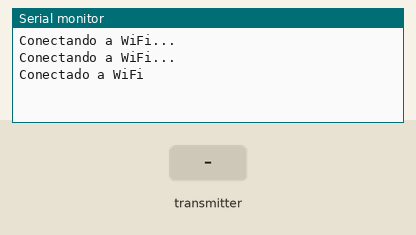
Recording of a sketch running on a simulated ESP8266 (NodeMCU). On the bench: the last lines printed to the serial monitor. The inputs (shaded band) are chosen by the test bench. WiFi joins after 1.5 s; servers stay silent unless stated; uploads are accepted with an empty reply; no radio packets arrive unless stated.

Above: at 3.2 s.
3.3 s: the transmitter starts sending humidity1 = 0
At 3.49 s:
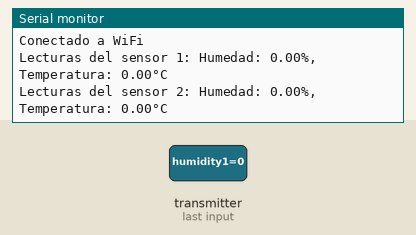
4.8 s: the transmitter starts sending temperature1 = 25
7.8 s: the transmitter starts sending humidity2 = 25
At 8.24 s:
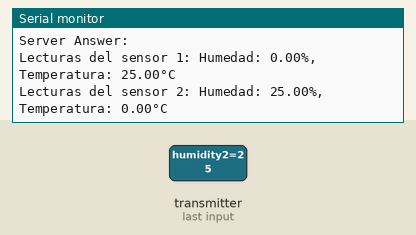
9.3 s: the transmitter starts sending temperature2 = 25
At 9.65 s:
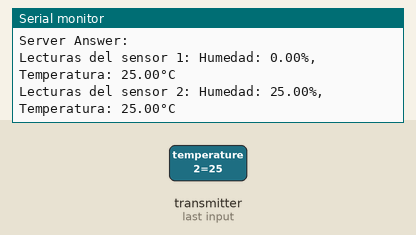

The sketch:

Receptor.ino
```cpp
#include <ESP8266WiFi.h>
#include <ESP8266HTTPClient.h>
#include <RF24.h>

const char* ssid = "TIGO-FC99";
const char* password = "2NB144203115"; // Reemplaza con tu contraseña
const char* server = "http://telemsebas-0a07559143b3.herokuapp.com/subirdatos.php";
RF24 radio(2, 4);  // Utiliza los pines D2 y D4 para CE y CSN respectivamente

struct DataPacket {
  float humidity1;
  float temperature1;
  float humidity2;
  float temperature2;
};

void setup() {
  Serial.begin(9600);

  WiFi.begin(ssid, password);
  while (WiFi.status() != WL_CONNECTED){
    delay(1000);
    Serial.println("Conectando a WiFi...");
  }
  Serial.println("Conectado a WiFi");

  if (!radio.begin()) {
    Serial.println("Error al iniciar la radio NRF24");
    while (1);
  }

  radio.openReadingPipe(1, 0xF0F0F0F0E1LL); // Dirección del canal de comunicación
  radio.startListening();
}

void loop() {
  if (radio.available()) {
    DataPacket dataPacket;
    radio.read(&dataPacket, sizeof(dataPacket));

    Serial.print("Lecturas del sensor 1: ");
    Serial.print("Humedad: ");
    Serial.print(dataPacket.humidity1);
    Serial.print("%, Temperatura: ");
    Serial.print(dataPacket.temperature1);
    Serial.println("°C");

    Serial.print("Lecturas del sensor 2: ");
    Serial.print("Humedad: ");
    Serial.print(dataPacket.humidity2);
    Serial.print("%, Temperatura: ");
    Serial.print(dataPacket.temperature2);
    Serial.println("°C");

    // Crear cliente HTTP para la solicitud POST al servidor
    WiFiClient client;
    HTTPClient http;

    String url = String(server);
    http.begin(client, url);

    http.addHeader("Content-Type", "application/x-www-form-urlencoded");

    // Ajustar el nombre del campo y la asignación según tu base de datos
    String postBody = "&humedad_1=" + String(dataPacket.humidity1) +
                      "&temperatura_1=" + String(dataPacket.temperature1) +
                      "&humedad_2=" + String(dataPacket.humidity2) +
                      "&temperatura_2=" + String(dataPacket.temperature2);

    int httpCode = http.POST(postBody);

    if (httpCode > 0) {
      String payload = http.getString();
      Serial.println("Server Answer:");
      Serial.println(payload);
    } else {
      Serial.printf("Error en la solicitud HTTP %d\n", httpCode);
    }

    http.end();
  }
}
```

Measured:
- after the input at 3.3 s, the serial monitor: prints a new line at once (image 1)
- after the input at 7.8 s, the serial monitor: prints a new line after 0.26 s (image 2)
- after the input at 9.3 s, the serial monitor: prints a new line after 0.16 s (image 3)
